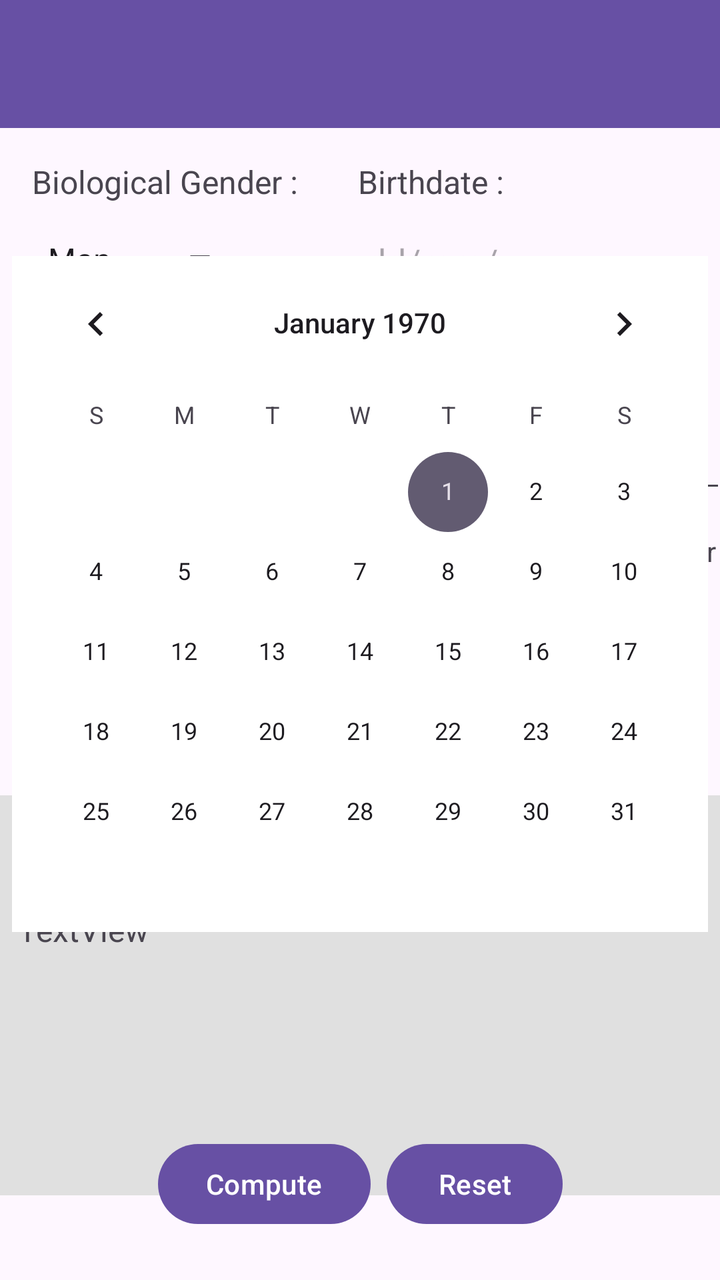
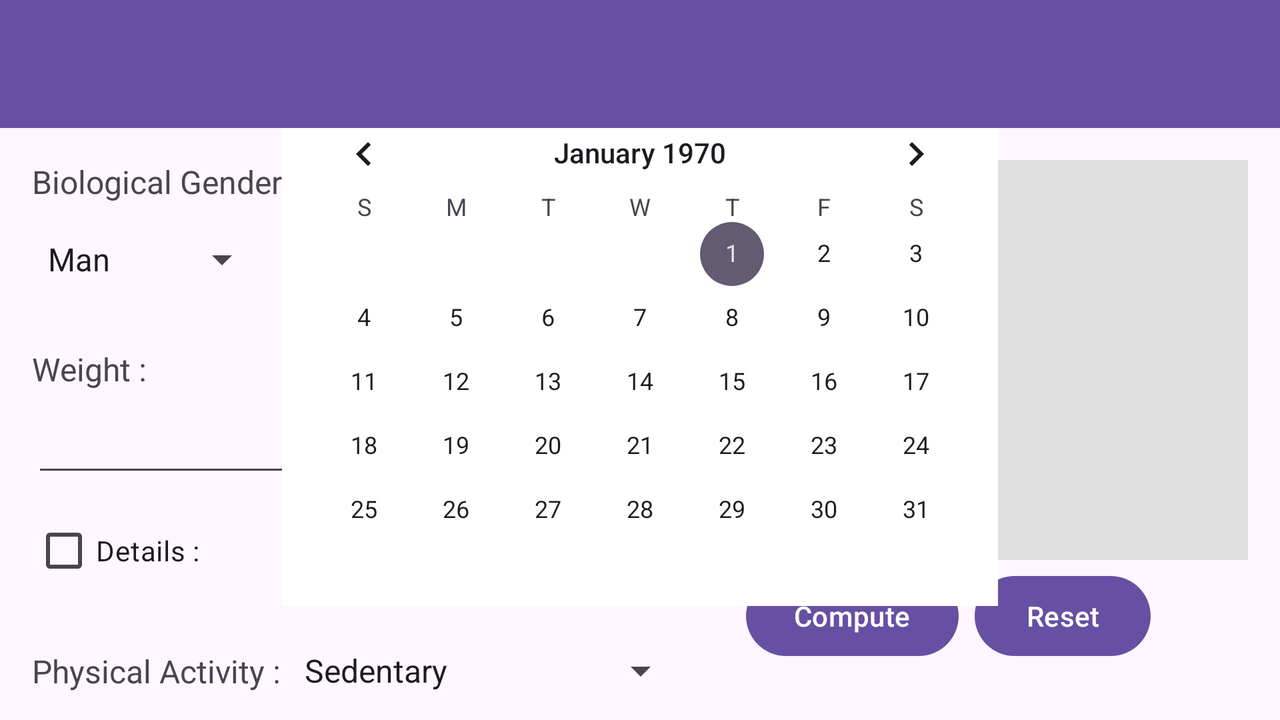

Two renders of one Android screen. The first uses the default layout on a phone; the second uses the alternative layout the repository ships for a different screen configuration, on a matching device. The two XML files are below.
<!-- AndroidManifest.xml: application theme Theme.CALORIE -->
<!-- res/layout/activity_info_page.xml -->
<?xml version="1.0" encoding="utf-8"?>
<androidx.constraintlayout.widget.ConstraintLayout xmlns:android="http://schemas.android.com/apk/res/android"
    xmlns:app="http://schemas.android.com/apk/res-auto"
    xmlns:tools="http://schemas.android.com/tools"
    android:layout_width="match_parent"
    android:layout_height="match_parent"
    tools:context=".Info_page">

    <androidx.constraintlayout.widget.ConstraintLayout
        android:id="@+id/constraintLayout3"
        android:layout_width="wrap_content"
        android:layout_height="wrap_content"
        app:layout_constraintEnd_toEndOf="parent"
        app:layout_constraintStart_toEndOf="@+id/constraintLayout2"
        app:layout_constraintTop_toTopOf="@+id/constraintLayout2">

        <TextView
            android:id="@+id/label_weight"
            android:layout_width="wrap_content"
            android:layout_height="wrap_content"
            android:text="@string/height"
            android:textSize="16sp"
            app:layout_constraintStart_toStartOf="parent"
            app:layout_constraintTop_toTopOf="parent" />

        <EditText
            android:id="@+id/number_weight"
            android:layout_width="175dp"
            android:layout_height="40dp"
            android:layout_marginTop="8dp"
            android:ems="10"
            android:inputType="numberDecimal"
            app:layout_constraintStart_toStartOf="parent"
            app:layout_constraintTop_toBottomOf="@+id/label_weight" />

        <androidx.constraintlayout.widget.ConstraintLayout
            android:layout_width="wrap_content"
            android:layout_height="wrap_content"
            app:layout_constraintEnd_toEndOf="parent"
            app:layout_constraintStart_toStartOf="parent"
            app:layout_constraintTop_toBottomOf="@+id/number_weight">

            <androidx.appcompat.widget.SwitchCompat
                android:id="@+id/switch_unit"
                android:layout_width="wrap_content"
                android:layout_height="wrap_content"
                android:layout_marginStart="4dp"
                android:elegantTextHeight="true"
                android:freezesText="false"
                android:showText="true"
                android:splitTrack="false"
                android:textOff="@string/Centimeter"
                android:textOn="@string/meter"
                android:textSize="10sp"
                app:layout_constraintStart_toEndOf="@+id/switch_unit_label_off"
                app:layout_constraintTop_toTopOf="parent" />

            <TextView
                android:id="@+id/switch_unit_label_off"
                android:layout_width="wrap_content"
                android:layout_height="wrap_content"
                android:text="@string/Centimeter"
                app:layout_constraintBottom_toBottomOf="@+id/switch_unit"
                app:layout_constraintStart_toStartOf="parent"
                app:layout_constraintTop_toTopOf="@+id/switch_unit" />

            <TextView
                android:id="@+id/switch_unit_label_on"
                android:layout_width="wrap_content"
                android:layout_height="wrap_content"
                android:layout_marginStart="8dp"
                android:text="@string/meter"
                app:layout_constraintBottom_toBottomOf="@+id/switch_unit"
                app:layout_constraintStart_toEndOf="@+id/switch_unit"
                app:layout_constraintTop_toTopOf="@+id/switch_unit" />
        </androidx.constraintlayout.widget.ConstraintLayout>

    </androidx.constraintlayout.widget.ConstraintLayout>

    <include
        android:id="@+id/toolbar"
        layout="@layout/toolbar"
        android:layout_width="match_parent"
        android:layout_height="wrap_content" />

    <androidx.constraintlayout.widget.ConstraintLayout
        android:id="@+id/constraintLayout"
        android:layout_width="wrap_content"
        android:layout_height="wrap_content"
        android:layout_marginStart="16dp"
        android:layout_marginTop="16dp"
        app:layout_constraintStart_toStartOf="parent"
        app:layout_constraintTop_toBottomOf="@+id/toolbar">

        <Spinner
            android:id="@+id/spinner_gender"
            android:layout_width="108dp"
            android:layout_height="40dp"
            android:layout_marginTop="8dp"
            android:entries="@array/array_gender"
            app:layout_constraintStart_toStartOf="parent"
            app:layout_constraintTop_toBottomOf="@+id/label_gender" />

        <TextView
            android:id="@+id/label_gender"
            android:layout_width="wrap_content"
            android:layout_height="wrap_content"
            android:text="@string/gender"
            android:textSize="16sp"
            app:layout_constraintStart_toStartOf="parent"
            app:layout_constraintTop_toTopOf="parent" />
    </androidx.constraintlayout.widget.ConstraintLayout>

    <androidx.constraintlayout.widget.ConstraintLayout
        android:layout_width="wrap_content"
        android:layout_height="wrap_content"
        android:layout_marginStart="24dp"
        app:layout_constraintBottom_toBottomOf="@+id/constraintLayout"
        app:layout_constraintEnd_toEndOf="parent"
        app:layout_constraintStart_toEndOf="@+id/constraintLayout"
        app:layout_constraintTop_toTopOf="@+id/constraintLayout">

        <EditText
            android:id="@+id/date_birth"
            android:layout_width="175dp"
            android:layout_height="40dp"
            android:layout_marginTop="8dp"
            android:ems="10"
            android:hint="dd/mm/yyyy"
            android:inputType="date"
            app:layout_constraintStart_toStartOf="parent"
            app:layout_constraintTop_toBottomOf="@+id/label_birth" />

        <TextView
            android:id="@+id/label_birth"
            android:layout_width="wrap_content"
            android:layout_height="wrap_content"
            android:text="@string/birthdate"
            android:textSize="16sp"
            app:layout_constraintStart_toStartOf="parent"
            app:layout_constraintTop_toTopOf="parent" />
    </androidx.constraintlayout.widget.ConstraintLayout>

    <androidx.constraintlayout.widget.ConstraintLayout
        android:id="@+id/constraintLayout2"
        android:layout_width="wrap_content"
        android:layout_height="wrap_content"
        android:layout_marginStart="16dp"
        android:layout_marginTop="32dp"
        app:layout_constraintStart_toStartOf="parent"
        app:layout_constraintTop_toBottomOf="@+id/constraintLayout">

        <TextView
            android:id="@+id/label_height"
            android:layout_width="wrap_content"
            android:layout_height="wrap_content"
            android:text="@string/weight"
            android:textSize="16sp"
            app:layout_constraintStart_toStartOf="parent"
            app:layout_constraintTop_toTopOf="parent" />

        <EditText
            android:id="@+id/number_height"
            android:layout_width="175dp"
            android:layout_height="40dp"
            android:layout_marginTop="8dp"
            android:ems="10"
            android:inputType="numberDecimal"
            app:layout_constraintStart_toStartOf="parent"
            app:layout_constraintTop_toBottomOf="@+id/label_height" />

    </androidx.constraintlayout.widget.ConstraintLayout>

    <androidx.constraintlayout.widget.ConstraintLayout
        android:id="@+id/constraintLayout4"
        android:layout_width="wrap_content"
        android:layout_height="wrap_content"
        android:layout_marginStart="16dp"
        android:layout_marginTop="24dp"
        app:layout_constraintStart_toStartOf="parent"
        app:layout_constraintTop_toBottomOf="@+id/constraintLayout3">

        <TextView
            android:id="@+id/label_act"
            android:layout_width="wrap_content"
            android:layout_height="wrap_content"
            android:text="@string/physical_act"
            android:textSize="16sp"
            app:layout_constraintBottom_toBottomOf="@+id/spinner_act"
            app:layout_constraintStart_toStartOf="parent"
            app:layout_constraintTop_toTopOf="@+id/spinner_act" />

        <Spinner
            android:id="@+id/spinner_act"
            android:layout_width="200dp"
            android:layout_height="40dp"
            android:layout_marginStart="4dp"
            android:entries="@array/array_physical_act"
            app:layout_constraintStart_toEndOf="@+id/label_act"
            app:layout_constraintTop_toTopOf="parent" />
    </androidx.constraintlayout.widget.ConstraintLayout>

    <CheckBox
        android:id="@+id/check_affichage"
        android:layout_width="wrap_content"
        android:layout_height="wrap_content"
        android:layout_marginStart="16dp"
        android:layout_marginTop="16dp"
        android:text="@string/showing"
        app:layout_constraintStart_toStartOf="parent"
        app:layout_constraintTop_toBottomOf="@+id/constraintLayout4" />

    <androidx.constraintlayout.widget.ConstraintLayout
        android:id="@+id/constraintLayout5"
        android:layout_width="375dp"
        android:layout_height="200dp"
        android:alpha="1"
        android:background="@color/grey"
        app:layout_constraintBottom_toTopOf="@+id/constraintLayout6"
        app:layout_constraintEnd_toEndOf="parent"
        app:layout_constraintStart_toStartOf="parent"
        app:layout_constraintTop_toBottomOf="@+id/check_affichage">

        <TextView
            android:id="@+id/textView"
            android:layout_width="wrap_content"
            android:layout_height="wrap_content"
            android:layout_marginStart="16dp"
            android:layout_marginTop="16dp"
            android:text="@string/result"
            android:textSize="24sp"
            app:layout_constraintStart_toStartOf="parent"
            app:layout_constraintTop_toTopOf="parent" />

        <TextView
            android:id="@+id/result_content"
            android:layout_width="343dp"
            android:layout_height="119dp"
            android:layout_marginTop="8dp"
            android:text="TextView"
            android:textSize="16sp"
            app:layout_constraintEnd_toEndOf="parent"
            app:layout_constraintStart_toStartOf="parent"
            app:layout_constraintTop_toBottomOf="@+id/textView" />
    </androidx.constraintlayout.widget.ConstraintLayout>

    <androidx.constraintlayout.widget.ConstraintLayout
        android:id="@+id/constraintLayout6"
        android:layout_width="wrap_content"
        android:layout_height="wrap_content"
        android:layout_marginBottom="24dp"
        app:layout_constraintBottom_toBottomOf="parent"
        app:layout_constraintEnd_toEndOf="parent"
        app:layout_constraintStart_toStartOf="parent">

        <Button
            android:id="@+id/button_compute"
            android:layout_width="wrap_content"
            android:layout_height="wrap_content"
            android:text="@string/compute"
            app:layout_constraintStart_toStartOf="parent"
            app:layout_constraintTop_toTopOf="parent" />

        <Button
            android:id="@+id/button_reset"
            android:layout_width="wrap_content"
            android:layout_height="wrap_content"
            android:layout_marginStart="8dp"
            android:text="@string/reset"
            app:layout_constraintBottom_toBottomOf="@+id/button_compute"
            app:layout_constraintStart_toEndOf="@+id/button_compute"
            app:layout_constraintTop_toTopOf="@+id/button_compute" />
    </androidx.constraintlayout.widget.ConstraintLayout>

    <CalendarView
        android:id="@+id/calendar"
        android:layout_width="wrap_content"
        android:layout_height="wrap_content"
        android:layout_marginTop="64dp"
        android:background="@color/white"
        app:layout_constraintEnd_toEndOf="parent"
        app:layout_constraintStart_toStartOf="parent"
        app:layout_constraintTop_toBottomOf="@+id/toolbar" />

</androidx.constraintlayout.widget.ConstraintLayout>
<!-- res/layout/toolbar.xml (included above) -->
<?xml version="1.0" encoding="utf-8"?>
<androidx.appcompat.widget.Toolbar
    xmlns:android="http://schemas.android.com/apk/res/android"
    xmlns:app="http://schemas.android.com/apk/res-auto"
    android:id="@+id/my_toolbar"
    android:layout_width="match_parent"
    android:layout_height="wrap_content"
    android:background="?attr/colorPrimary"
    android:elevation="4dp"
    app:popupTheme="@style/ThemeOverlay.AppCompat.Light"
    android:theme="@style/Theme.CALORIE"
    app:titleTextAppearance="@style/TextAppearance.Widget.AppCompat.Toolbar.Title"
    />
<!-- resources referenced by this layout -->
<resources>
  <array name="array_gender">
          <item>@string/men</item>
          <item>@string/women</item>
      </array>
  <array name="array_physical_act">
          <item>@string/sedentary</item>
          <item>@string/active</item>
          <item>@string/sport</item>
      </array>
  <color name="grey">#E0E0E0</color>
  <color name="white">#FFFFFFFF</color>
  <string name="Centimeter">Centimeter</string>
  <string name="birthdate">Birthdate :</string>
  <string name="compute">Compute</string>
  <string name="gender">Biological Gender :</string>
  <string name="height">Height :</string>
  <string name="meter">Meter</string>
  <string name="physical_act">Physical Activity :</string>
  <string name="reset">Reset</string>
  <string name="result">Result :</string>
  <string name="showing">Details :</string>
  <string name="weight">Weight :</string>
  <style name="Theme.CALORIE" parent="Base.Theme.CALORIE" />
  <string name="men">Man</string>
  <string name="women">Woman</string>
  <string name="sedentary">Sedentary</string>
  <string name="active">Active</string>
  <string name="sport">Sportive</string>
  <style name="Base.Theme.CALORIE" parent="Theme.Material3.DayNight.NoActionBar">
          
          
          <item name="colorSecondaryContainer">@color/grey</item>
      </style>
</resources>
<!-- res/layout-land/activity_info_page.xml (the repository's variant of the layout above) -->
<!-- drawn on the phone turned sideways -->
<?xml version="1.0" encoding="utf-8"?>
<androidx.constraintlayout.widget.ConstraintLayout xmlns:android="http://schemas.android.com/apk/res/android"
    xmlns:app="http://schemas.android.com/apk/res-auto"
    xmlns:tools="http://schemas.android.com/tools"
    android:layout_width="match_parent"
    android:layout_height="match_parent"
    tools:context=".Info_page">

    <androidx.constraintlayout.widget.ConstraintLayout
        android:id="@+id/constraintLayout3"
        android:layout_width="wrap_content"
        android:layout_height="wrap_content"
        app:layout_constraintEnd_toStartOf="@+id/constraintLayout5"
        app:layout_constraintStart_toEndOf="@+id/constraintLayout2"
        app:layout_constraintTop_toTopOf="@+id/constraintLayout2">

        <TextView
            android:id="@+id/label_weight"
            android:layout_width="wrap_content"
            android:layout_height="wrap_content"
            android:text="@string/height"
            android:textSize="16sp"
            app:layout_constraintStart_toStartOf="parent"
            app:layout_constraintTop_toTopOf="parent" />

        <EditText
            android:id="@+id/number_height"
            android:layout_width="175dp"
            android:layout_height="40dp"
            android:layout_marginTop="8dp"
            android:ems="10"
            android:inputType="numberDecimal"
            app:layout_constraintStart_toStartOf="parent"
            app:layout_constraintTop_toBottomOf="@+id/label_weight" />

        <androidx.constraintlayout.widget.ConstraintLayout
            android:layout_width="wrap_content"
            android:layout_height="wrap_content"
            app:layout_constraintEnd_toEndOf="parent"
            app:layout_constraintStart_toStartOf="parent"
            app:layout_constraintTop_toBottomOf="@+id/number_height">

            <androidx.appcompat.widget.SwitchCompat
                android:id="@+id/switch_unit"
                android:layout_width="wrap_content"
                android:layout_height="wrap_content"
                android:layout_marginStart="4dp"
                android:elegantTextHeight="true"
                android:freezesText="false"
                android:showText="true"
                android:splitTrack="false"
                android:textOff="@string/Centimeter"
                android:textOn="@string/meter"
                android:textSize="10sp"
                app:layout_constraintStart_toEndOf="@+id/switch_unit_label_off"
                app:layout_constraintTop_toTopOf="parent" />

            <TextView
                android:id="@+id/switch_unit_label_off"
                android:layout_width="wrap_content"
                android:layout_height="wrap_content"
                android:text="@string/Centimeter"
                app:layout_constraintBottom_toBottomOf="@+id/switch_unit"
                app:layout_constraintStart_toStartOf="parent"
                app:layout_constraintTop_toTopOf="@+id/switch_unit" />

            <TextView
                android:id="@+id/switch_unit_label_on"
                android:layout_width="wrap_content"
                android:layout_height="wrap_content"
                android:layout_marginStart="8dp"
                android:text="@string/meter"
                app:layout_constraintBottom_toBottomOf="@+id/switch_unit"
                app:layout_constraintStart_toEndOf="@+id/switch_unit"
                app:layout_constraintTop_toTopOf="@+id/switch_unit" />
        </androidx.constraintlayout.widget.ConstraintLayout>

    </androidx.constraintlayout.widget.ConstraintLayout>

    <include
        android:id="@+id/toolbar"
        layout="@layout/toolbar"
        android:layout_width="match_parent"
        android:layout_height="wrap_content" />

    <androidx.constraintlayout.widget.ConstraintLayout
        android:id="@+id/constraintLayout"
        android:layout_width="wrap_content"
        android:layout_height="wrap_content"
        android:layout_marginStart="16dp"
        android:layout_marginTop="16dp"
        app:layout_constraintStart_toStartOf="parent"
        app:layout_constraintTop_toBottomOf="@+id/toolbar">

        <Spinner
            android:id="@+id/spinner_gender"
            android:layout_width="match_parent"
            android:layout_height="40dp"
            android:layout_marginTop="8dp"
            android:entries="@array/array_gender"
            app:layout_constraintStart_toStartOf="parent"
            app:layout_constraintTop_toBottomOf="@+id/label_gender" />

        <TextView
            android:id="@+id/label_gender"
            android:layout_width="wrap_content"
            android:layout_height="wrap_content"
            android:text="@string/gender"
            android:textSize="16sp"
            app:layout_constraintStart_toStartOf="parent"
            app:layout_constraintTop_toTopOf="parent" />
    </androidx.constraintlayout.widget.ConstraintLayout>

    <androidx.constraintlayout.widget.ConstraintLayout
        android:layout_width="wrap_content"
        android:layout_height="wrap_content"
        android:layout_marginStart="24dp"
        app:layout_constraintBottom_toBottomOf="@+id/constraintLayout"
        app:layout_constraintEnd_toStartOf="@+id/constraintLayout5"
        app:layout_constraintStart_toEndOf="@+id/constraintLayout"
        app:layout_constraintTop_toTopOf="@+id/constraintLayout">

        <EditText
            android:id="@+id/date_birth"
            android:layout_width="175dp"
            android:layout_height="40dp"
            android:layout_marginTop="8dp"
            android:ems="10"
            android:hint="dd/mm/yyyy"
            android:inputType="date"
            app:layout_constraintStart_toStartOf="parent"
            app:layout_constraintTop_toBottomOf="@+id/label_birth" />

        <TextView
            android:id="@+id/label_birth"
            android:layout_width="wrap_content"
            android:layout_height="wrap_content"
            android:text="@string/birthdate"
            android:textSize="16sp"
            app:layout_constraintStart_toStartOf="parent"
            app:layout_constraintTop_toTopOf="parent" />
    </androidx.constraintlayout.widget.ConstraintLayout>

    <androidx.constraintlayout.widget.ConstraintLayout
        android:id="@+id/constraintLayout2"
        android:layout_width="wrap_content"
        android:layout_height="wrap_content"
        android:layout_marginStart="16dp"
        android:layout_marginTop="24dp"
        app:layout_constraintStart_toStartOf="parent"
        app:layout_constraintTop_toBottomOf="@+id/constraintLayout">

        <TextView
            android:id="@+id/label_height"
            android:layout_width="wrap_content"
            android:layout_height="wrap_content"
            android:text="@string/weight"
            android:textSize="16sp"
            app:layout_constraintStart_toStartOf="parent"
            app:layout_constraintTop_toTopOf="parent" />

        <EditText
            android:id="@+id/number_weight"
            android:layout_width="175dp"
            android:layout_height="40dp"
            android:layout_marginTop="8dp"
            android:ems="10"
            android:inputType="numberDecimal"
            app:layout_constraintStart_toStartOf="parent"
            app:layout_constraintTop_toBottomOf="@+id/label_height" />

    </androidx.constraintlayout.widget.ConstraintLayout>

    <androidx.constraintlayout.widget.ConstraintLayout
        android:id="@+id/constraintLayout4"
        android:layout_width="wrap_content"
        android:layout_height="wrap_content"
        android:layout_marginStart="16dp"
        android:layout_marginTop="24dp"
        app:layout_constraintStart_toStartOf="parent"
        app:layout_constraintTop_toBottomOf="@+id/constraintLayout3">

        <TextView
            android:id="@+id/label_act"
            android:layout_width="wrap_content"
            android:layout_height="wrap_content"
            android:text="@string/physical_act"
            android:textSize="16sp"
            app:layout_constraintBottom_toBottomOf="@+id/spinner_act"
            app:layout_constraintStart_toStartOf="parent"
            app:layout_constraintTop_toTopOf="@+id/spinner_act" />

        <Spinner
            android:id="@+id/spinner_act"
            android:layout_width="200dp"
            android:layout_height="40dp"
            android:layout_marginStart="4dp"
            android:entries="@array/array_physical_act"
            app:layout_constraintStart_toEndOf="@+id/label_act"
            app:layout_constraintTop_toTopOf="parent" />
    </androidx.constraintlayout.widget.ConstraintLayout>

    <CheckBox
        android:id="@+id/check_affichage"
        android:layout_width="wrap_content"
        android:layout_height="wrap_content"
        android:layout_marginStart="16dp"
        android:layout_marginTop="8dp"
        android:text="@string/showing"
        app:layout_constraintStart_toStartOf="parent"
        app:layout_constraintTop_toBottomOf="@+id/constraintLayout2" />

    <androidx.constraintlayout.widget.ConstraintLayout
        android:id="@+id/constraintLayout5"
        android:layout_width="300dp"
        android:layout_height="200dp"
        android:layout_marginTop="16dp"
        android:layout_marginEnd="16dp"
        android:alpha="1"
        android:background="?colorSecondaryContainer"
        app:layout_constraintEnd_toEndOf="parent"
        app:layout_constraintTop_toBottomOf="@+id/toolbar">

        <TextView
            android:id="@+id/textView"
            android:layout_width="wrap_content"
            android:layout_height="wrap_content"
            android:layout_marginStart="16dp"
            android:layout_marginTop="16dp"
            android:text="@string/result"
            android:textSize="24sp"
            app:layout_constraintStart_toStartOf="parent"
            app:layout_constraintTop_toTopOf="parent" />

        <TextView
            android:id="@+id/result_content"
            android:layout_width="280dp"
            android:layout_height="119dp"
            android:layout_marginTop="8dp"
            android:text="TextView"
            android:textSize="16sp"
            app:layout_constraintEnd_toEndOf="parent"
            app:layout_constraintStart_toStartOf="@+id/textView"
            app:layout_constraintTop_toBottomOf="@+id/textView" />
    </androidx.constraintlayout.widget.ConstraintLayout>

    <androidx.constraintlayout.widget.ConstraintLayout
        android:id="@+id/constraintLayout6"
        android:layout_width="wrap_content"
        android:layout_height="wrap_content"
        android:layout_marginBottom="24dp"
        app:layout_constraintBottom_toBottomOf="parent"
        app:layout_constraintEnd_toEndOf="@+id/constraintLayout5"
        app:layout_constraintStart_toStartOf="@+id/constraintLayout5"
        app:layout_constraintTop_toBottomOf="@+id/constraintLayout5">

        <Button
            android:id="@+id/button_compute"
            android:layout_width="wrap_content"
            android:layout_height="wrap_content"
            android:text="@string/compute"
            app:layout_constraintStart_toStartOf="parent"
            app:layout_constraintTop_toTopOf="parent" />

        <Button
            android:id="@+id/button_reset"
            android:layout_width="wrap_content"
            android:layout_height="wrap_content"
            android:layout_marginStart="8dp"
            android:text="@string/reset"
            app:layout_constraintBottom_toBottomOf="@+id/button_compute"
            app:layout_constraintStart_toEndOf="@+id/button_compute"
            app:layout_constraintTop_toTopOf="@+id/button_compute" />
    </androidx.constraintlayout.widget.ConstraintLayout>

    <CalendarView
        android:id="@+id/calendar"
        android:layout_width="wrap_content"
        android:layout_height="wrap_content"
        android:background="@color/white"
        android:visibility="visible"
        app:layout_constraintBottom_toBottomOf="parent"
        app:layout_constraintEnd_toEndOf="parent"
        app:layout_constraintStart_toStartOf="parent"
        app:layout_constraintTop_toTopOf="@+id/toolbar" />

</androidx.constraintlayout.widget.ConstraintLayout>
<!-- resources referenced by the variant -->
<!-- as the phone turned sideways resolves them -->
<resources>
  <array name="array_gender">
          <item>@string/men</item>
          <item>@string/women</item>
      </array>
  <array name="array_physical_act">
          <item>@string/sedentary</item>
          <item>@string/active</item>
          <item>@string/sport</item>
      </array>
  <color name="white">#FFFFFFFF</color>
  <string name="Centimeter">Centimeter</string>
  <string name="birthdate">Birthdate :</string>
  <string name="compute">Compute</string>
  <string name="gender">Biological Gender :</string>
  <string name="height">Height :</string>
  <string name="meter">Meter</string>
  <string name="physical_act">Physical Activity :</string>
  <string name="reset">Reset</string>
  <string name="result">Result :</string>
  <string name="showing">Details :</string>
  <string name="weight">Weight :</string>
  <style name="Theme.CALORIE" parent="Base.Theme.CALORIE" />
  <string name="men">Man</string>
  <string name="women">Woman</string>
  <string name="sedentary">Sedentary</string>
  <string name="active">Active</string>
  <string name="sport">Sportive</string>
  <style name="Base.Theme.CALORIE" parent="Theme.Material3.DayNight.NoActionBar">
          
          
          <item name="colorSecondaryContainer">@color/grey</item>
      </style>
  <color name="grey">#E0E0E0</color>
</resources>
